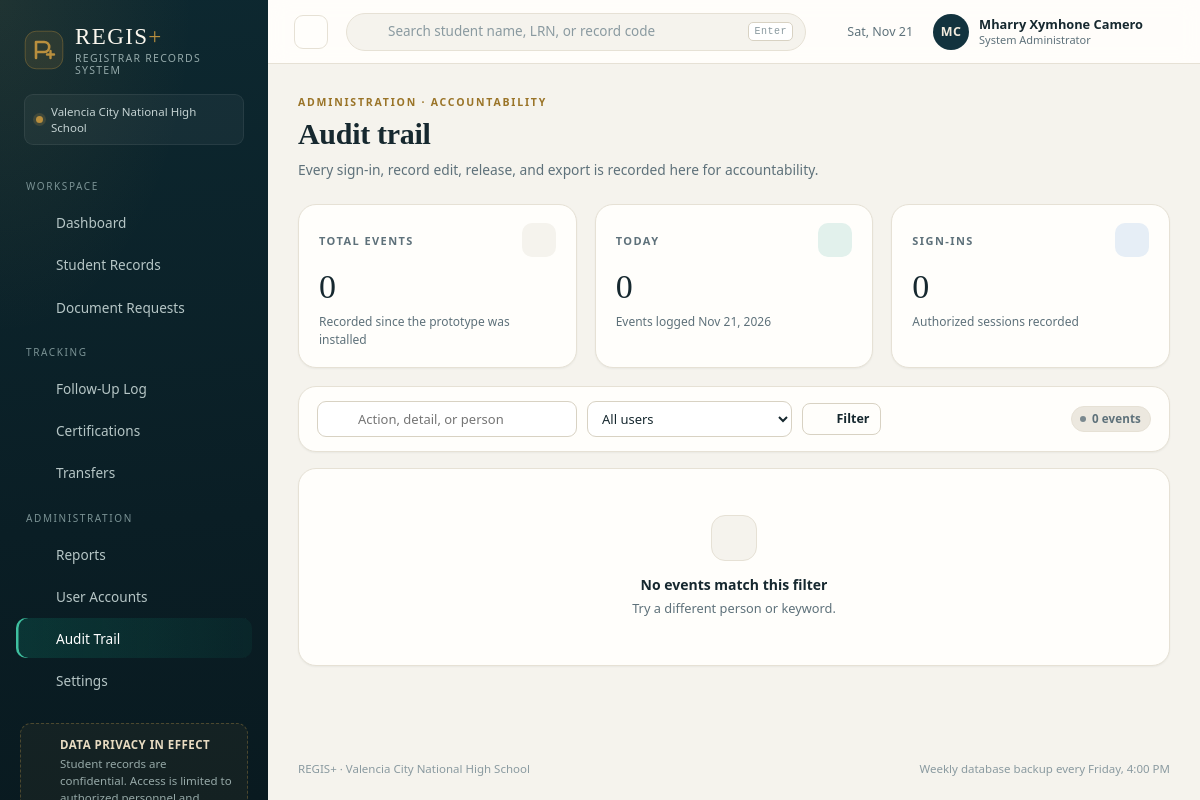
Screenshot of /audit.php (signed in) with the database file from the repository.
### tables this page shows
CREATE TABLE users (
    id            INTEGER PRIMARY KEY AUTOINCREMENT,
    username      TEXT NOT NULL UNIQUE,
    password_hash TEXT NOT NULL,
    full_name     TEXT NOT NULL,
    role          TEXT NOT NULL DEFAULT 'staff',
    email         TEXT,
    is_active     INTEGER NOT NULL DEFAULT 1,
    last_login    TEXT,
    created_at    TEXT NOT NULL DEFAULT (datetime('now','localtime'))
);

### includes/helpers.php (called while the page is built, shortened)
<?php
function e(?string $value): string
{
    return htmlspecialchars((string) $value, ENT_QUOTES | ENT_SUBSTITUTE, 'UTF-8');
}
function url(string $path = ''): string
{
    return '/' . ltrim($path, '/');
}
function initials(string $name): string
{
    $parts = preg_split('/\s+/', trim($name)) ?: [];
    $first = mb_substr($parts[0] ?? '', 0, 1);
    $last = count($parts) > 1 ? mb_substr($parts[count($parts) - 1], 0, 1) : '';
    return mb_strtoupper($first . $last);
}
function setting(string $key, string $default = ''): string
{
    static $cache = null;
    if ($cache === null) {
        $cache = [];
        foreach (db()->query('SELECT key, value FROM settings')->fetchAll() as $row) {
            $cache[$row['key']] = $row['value'];
        }
    }
    return $cache[$key] ?? $default;
}

### includes/db.php (called while the page is built, shortened)
<?php
function db(): PDO
{
    static $pdo = null;
    if ($pdo instanceof PDO) {
        return $pdo;
    }
    $fresh = !file_exists(DB_FILE);
    $pdo = new PDO('sqlite:' . DB_FILE, null, null, [
        PDO::ATTR_ERRMODE => PDO::ERRMODE_EXCEPTION,
        PDO::ATTR_DEFAULT_FETCH_MODE => PDO::FETCH_ASSOC,
        PDO::ATTR_EMULATE_PREPARES => false,
    ]);
    $pdo->exec('PRAGMA foreign_keys = ON');
    $pdo->exec('PRAGMA journal_mode = WAL');
    return $pdo;
}

### includes/auth.php (called while the page is built, shortened)
<?php
function current_user(): ?array
{
    static $user = null;
    static $loaded = false;
    if ($loaded) {
        return $user;
    }
    $loaded = true;
    $stmt = db()->prepare('SELECT * FROM users WHERE id = ? AND is_active = 1');
    $stmt->execute([$_SESSION['user_id']]);
    $row = $stmt->fetch();
    $user = $row;
    return $user;
}
function require_login(): void
{
    if (!current_user()) {
        redirect('login.php');
    }
}
function require_admin(): void
{
    require_login();
}
function role_label(string $role): string
{
    return match ($role) {
        'admin' => 'System Administrator',
        'registrar' => 'Registrar Officer',
        default => 'Registrar Staff',
    };
}

### audit.php (the view, shortened to what this page needs)
<?php
require_once __DIR__ . '/includes/layout.php';
require_admin();
$pdo = db();
$q = trim((string) ($_GET['q'] ?? ''));
$page = max(1, (int) ($_GET['page'] ?? 1));
$perPage = 30;
$where = ['1 = 1'];
$params = [];
$whereSql = implode(' AND ', $where);
$countStmt = $pdo->prepare("SELECT COUNT(*) FROM activity a LEFT JOIN users u ON u.id = a.user_id WHERE $whereSql");
$countStmt->execute($params);
$total = (int) $countStmt->fetchColumn();
$totalPages = max(1, (int) ceil($total / $perPage));
$page = min($page, $totalPages);
$stmt = $pdo->prepare(
    "SELECT a.*, u.full_name AS user_name, u.role AS user_role
     FROM activity a LEFT JOIN users u ON u.id = a.user_id
     WHERE $whereSql ORDER BY a.created_at DESC, a.id DESC LIMIT $perPage OFFSET " . (($page - 1) * $perPage)
);
$stmt->execute($params);
$rows = $stmt->fetchAll();
$todayCount = (int) $pdo->query("SELECT COUNT(*) FROM activity WHERE date(created_at) = date('now','localtime')")->fetchColumn();
$signIns = (int) $pdo->query("SELECT COUNT(*) FROM activity WHERE action = 'User signed in'")->fetchColumn();
$qs = $_GET;
unset($qs['page']);
$pageUrl = fn (int $p) => '/audit.php?' . http_build_query(array_merge($qs, ['page' => $p]));
app_header('Audit trail', 'audit.php');
?>
<div class="page-head">
    <div>
        <div class="eyebrow">Administration · accountability</div>
        <h1>Audit trail</h1>
        <p class="page-sub">Every sign-in, record edit, release, and export is recorded here for accountability.</p>
    </div>
</div>
<div class="grid split-3" style="margin-bottom:18px">
    <div class="kpi">
        <div class="kpi-top"><span class="kpi-label">Total events</span><span class="kpi-icon"><?= icon('audit') ?></span></div>
        <div class="kpi-value"><?= $total ?></div>
        <div class="kpi-foot">Recorded since the prototype was installed</div>
    </div>
    <div class="kpi tone-accent">
        <div class="kpi-top"><span class="kpi-label">Today</span><span class="kpi-icon"><?= icon('calendar') ?></span></div>
        <div class="kpi-value"><?= $todayCount ?></div>
        <div class="kpi-foot">Events logged <?= e(date('M j, Y')) ?></div>
    </div>
    <div class="kpi tone-info">
        <div class="kpi-top"><span class="kpi-label">Sign-ins</span><span class="kpi-icon"><?= icon('lock') ?></span></div>
        <div class="kpi-value"><?= $signIns ?></div>
        <div class="kpi-foot">Authorized sessions recorded</div>
    </div>
</div>
<form class="card" method="get" action="/audit.php" style="margin-bottom:16px">
    <div class="toolbar">
        <label class="field-search">
            <?= icon('search') ?>
            <input type="search" name="q" value="<?= e($q) ?>" placeholder="Action, detail, or person">
        </label>
        <select class="select-inline" name="user">
            <option value="0">All users</option>
        </select>
        <button class="btn btn-ghost btn-sm" type="submit"><?= icon('search') ?> Filter</button>
        <span class="pill pill-muted"><span class="pill-dot"></span><?= $total ?> events</span>
    </div>
</form>
<section class="card">
    <?php if ($rows): ?>
        <div class="table-wrap">
            <table class="data">
                <thead><tr><th style="width:180px">When</th><th>Person</th><th>Action</th><th>Details</th></tr></thead>
                <tbody>
                <?php foreach ($rows as $a): ?>
                    <tr>
                        <td class="num" style="white-space:nowrap"><?= e(fmt_datetime($a['created_at'])) ?></td>
                        <td>
                            <span class="strong" style="font-weight:500"><?= e($a['user_name'] ?: 'System') ?></span>
                            <span class="sub"><?= e($a['user_role'] ? role_label($a['user_role']) : '') ?></span>
                        </td>
                        <td><span class="pill pill-muted"><span class="pill-dot"></span><?= e($a['action']) ?></span></td>
                        <td><?= e($a['details'] ?: '—') ?></td>
                    </tr>
                <?php endforeach; ?>
                </tbody>
            </table>
        </div>
        <?php if ($totalPages > 1): ?>
            <div class="pager">
                <span class="pager-info">Page <?= $page ?> of <?= $totalPages ?></span>
                <?php if ($page > 1): ?><a href="<?= e($pageUrl($page - 1)) ?>">‹ Prev</a><?php endif; ?>
                <?php for ($p = max(1, $page - 2); $p <= min($totalPages, $page + 2); $p++): ?>
                    <?php if ($p === $page): ?><span class="pg is-current"><?= $p ?></span><?php else: ?><a href="<?= e($pageUrl($p)) ?>"><?= $p ?></a><?php endif; ?>
                <?php endfor; ?>
                <?php if ($page < $totalPages): ?><a href="<?= e($pageUrl($page + 1)) ?>">Next ›</a><?php endif; ?>
            </div>
        <?php endif; ?>
    <?php else: ?>
        <div class="empty">
            <span class="empty-mark"><?= icon('audit') ?></span>
            <strong>No events match this filter</strong>
            <p>Try a different person or keyword.</p>
        </div>
    <?php endif; ?>
</section>
<?php
app_footer();

### includes/layout.php (shortened to what this page needs)
<?php
function icon(string $name, string $class = ''): string
{
    $d = $paths[$name] ?? $paths['spark'];
    return '<svg class="icon ' . e($class) . '" viewBox="0 0 24 24" fill="none" stroke="currentColor" stroke-width="1.7" stroke-linecap="round" stroke-linejoin="round" aria-hidden="true">' . $d . '</svg>';
}
function logo_mark(string $class = ''): string
{
    return '<svg class="logo-mark ' . e($class) . '" viewBox="0 0 40 40" aria-hidden="true">'
        . '<rect x="1.2" y="1.2" width="37.6" height="37.6" rx="11" fill="currentColor" opacity=".12"/>'
        . '<rect x="1.2" y="1.2" width="37.6" height="37.6" rx="11" fill="none" stroke="currentColor" stroke-opacity=".38"/>'
        . '<path d="M12 28V12h8.2a5 5 0 0 1 0 10H14" fill="none" stroke="currentColor" stroke-width="2.6" stroke-linecap="round" stroke-linejoin="round"/>'
        . '<path d="M26.5 21v7M23 24.5h7" stroke="currentColor" stroke-width="2.4" stroke-linecap="round"/>'
        . '</svg>';
}
function open_page(string $title, string $bodyClass = '', array $css = [], string $bodyAttr = ''): void
{
    $css = $css ?: ['assets/css/app.css'];
    echo "<!DOCTYPE html>\n<html lang=\"en\">\n<head>\n<meta charset=\"utf-8\">\n";
    foreach ($css as $file) {
        echo '<link rel="stylesheet" href="' . e(url($file)) . '">' . "\n";
    }
    echo "</head>\n<body class=\"" . e($bodyClass) . '"' . ($bodyAttr ? ' ' . $bodyAttr : '') . ">\n";
}
function close_page(array $js = ['assets/js/app.js']): void
{
    echo "</body>\n</html>\n";
}
function app_header(string $title, string $active, string $screenTitle = ''): void
{
    $user = current_user();
    $openRequests = (int) db()->query("SELECT COUNT(*) FROM requests WHERE status IN ('Pending','Processing','Ready for Release')")->fetchColumn();
    $overdue = (int) db()->query("SELECT COUNT(*) FROM followups WHERE status <> 'Resolved' AND next_followup_date IS NOT NULL AND next_followup_date < date('now','localtime')")->fetchColumn();
    $nav = [
        'Workspace' => [
            ['dashboard.php', 'dashboard', 'Dashboard', 0],
            ['students.php', 'records', 'Student Records', 0],
            ['requests.php', 'requests', 'Document Requests', $openRequests],
        ],
        'Tracking' => [
            ['followups.php', 'followup', 'Follow-Up Log', $overdue],
            ['certifications.php', 'cert', 'Certifications', 0],
            ['transfers.php', 'transfer', 'Transfers', 0],
        ],
        'Administration' => [
            ['reports.php', 'reports', 'Reports', 0],
        ],
    ];
    if (is_admin()) {
        $nav['Administration'][] = ['users.php', 'users', 'User Accounts', 0];
        $nav['Administration'][] = ['audit.php', 'audit', 'Audit Trail', 0];
    }
    $nav['Administration'][] = ['settings.php', 'settings', 'Settings', 0];
    open_page($title . ' · ' . APP_NAME, 'app');
    ?>
<div class="app-shell">
    <aside class="sidebar" id="sidebar">
        <a class="brand" href="/dashboard.php">
            <span class="brand-mark"><?= logo_mark() ?></span>
            <span class="brand-text">
                <span class="brand-name">REGIS<span class="brand-plus">+</span></span>
                <span class="brand-sub">Registrar Records System</span>
            </span>
        </a>
        <div class="sidebar-school">
            <span class="school-dot"></span>
            <span><?= e(setting('school_name', 'Registrar Office')) ?></span>
        </div>
        <nav class="side-nav">
            <?php foreach ($nav as $section => $items): ?>
                <div class="nav-section"><?= e($section) ?></div>
                <?php foreach ($items as [$href, $ic, $label, $count]): ?>
                    <a class="nav-link<?= $active === $href ? ' is-active' : '' ?>" href="/<?= e($href) ?>">
                        <?= icon($ic) ?>
                        <span><?= e($label) ?></span>
                    </a>
                <?php endforeach; ?>
            <?php endforeach; ?>
        </nav>
        <div class="sidebar-note">
            <?= icon('shield') ?>
            <div>
                <strong>Data privacy in effect</strong>
                <p>Student records are confidential. Access is limited to authorized personnel and logged.</p>
            </div>
        </div>
    </aside>
    <div class="app-body">
        <header class="topbar">
            <button class="icon-btn topbar-menu" type="button" data-sidebar-toggle aria-label="Toggle navigation"><?= icon('menu') ?></button>
            <form class="topbar-search" action="/students.php" method="get" role="search">
                <?= icon('search') ?>
                <input type="search" name="q" placeholder="Search student name, LRN, or record code" value="">
                <kbd>Enter</kbd>
            </form>
            <div class="topbar-right">
                <span class="topbar-date"><?= icon('calendar') ?><?= e(date('D, M j')) ?></span>
                <details class="user-menu">
                    <summary>
                        <span class="avatar"><?= e(initials($user['full_name'])) ?></span>
                        <span class="user-meta">
                            <strong><?= e($user['full_name']) ?></strong>
                            <small><?= e(role_label($user['role'])) ?></small>
                        </span>
                        <?= icon('chevron', 'chev') ?>
                    </summary>
                </details>
            </div>
        </header>
        <main class="content">
    <?php
}
    ?>
    <?php
function app_footer(): void
{
    ?>
        </main>
        <footer class="app-foot">
            <span><?= e(APP_NAME) ?> · <?= e(setting('school_name')) ?></span>
            <span><?= e(setting('backup_note')) ?></span>
        </footer>
    </div>
</div>
<?php
    close_page();
}
    ?>

### rows the page displays
users: full_name "MC", full_name "Mharry Xymhone Camero", role "System Administrator"

### other values shown
setting('school_name', 'Registrar Office') "Valencia City National High School"
$section "WORKSPACE"
$label "Dashboard"
$label "Student Records"
$label "Document Requests"
$section "TRACKING"
$label "Follow-Up Log"
$label "Certifications"
$label "Transfers"
$section "ADMINISTRATION"
$label "Reports"
$label "User Accounts"
$label "Audit Trail"
$label "Settings"
$total "0"
